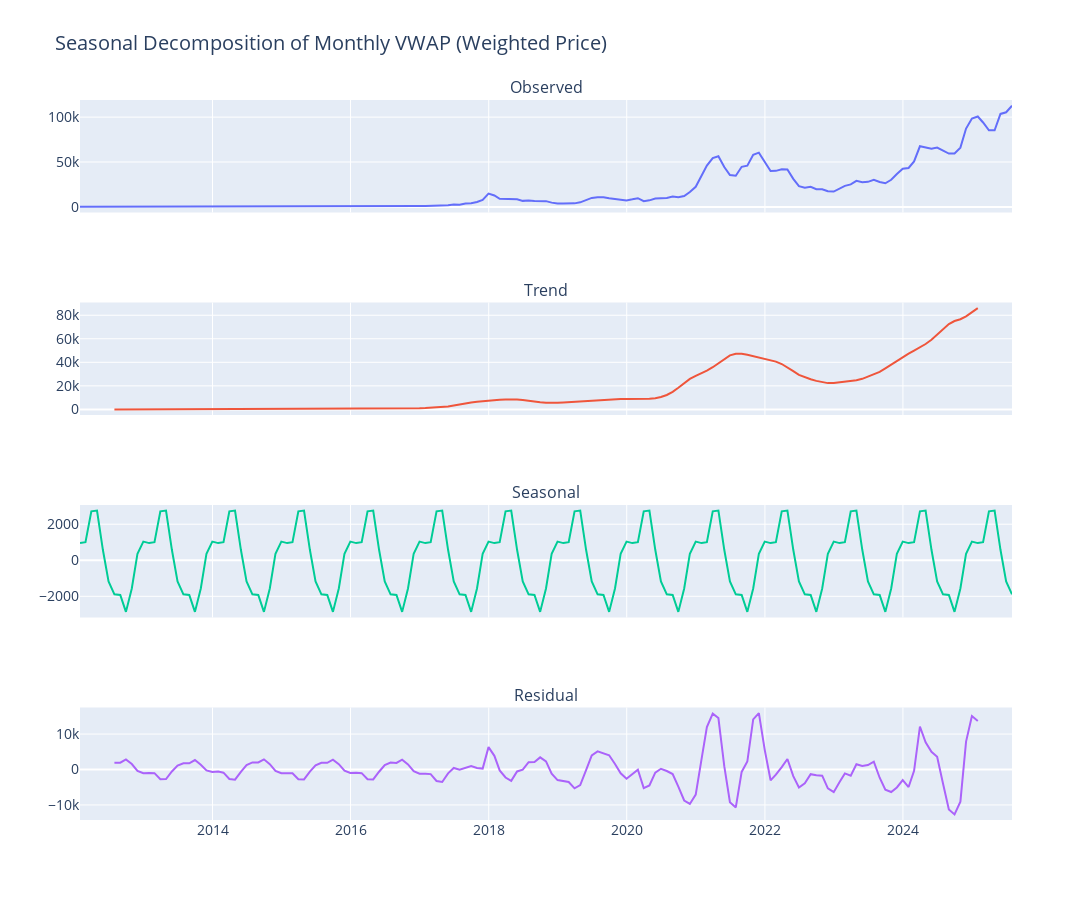

The cell this chart's notebook holds for it:
### Markdown cell above
## Seasonal Decomposition

### Code cell
result = sm.tsa.seasonal_decompose(df_month['Weighted_Price'], model='additive', period=12)

print("Dickey–Fuller test: p=%f" % sm.tsa.stattools.adfuller(df_month['Weighted_Price'])[1])

fig = make_subplots(rows=4, cols=1, shared_xaxes=True,
                    subplot_titles=['Observed', 'Trend', 'Seasonal', 'Residual'])

fig.add_trace(go.Scatter(x=result.observed.index, y=result.observed, name='Observed'), row=1, col=1)
fig.add_trace(go.Scatter(x=result.trend.index,    y=result.trend,    name='Trend'),    row=2, col=1)
fig.add_trace(go.Scatter(x=result.seasonal.index, y=result.seasonal, name='Seasonal'), row=3, col=1)
fig.add_trace(go.Scatter(x=result.resid.index,    y=result.resid,    name='Residual'), row=4, col=1)

fig.update_layout(
    height=900, width=1100,
    title_text="Seasonal Decomposition of Monthly VWAP (Weighted Price)",
    showlegend=False,
    font=dict(size=14)
)
fig.show()

### Figure 1 — Plotly figure (JSON) as saved in the notebook; plotly's stock layout.template omitted (floating-point values rounded to 4 significant figures; data arrays with more than 128 entries replaced by an {"elided": "..."} marker saying what was removed)
{"data": [{"name": "Observed", "type": "scatter", "x": {"elided": "163 str values"}, "xaxis": "x", "y": {"elided": "163 float values"}, "yaxis": "y"}, {"name": "Trend", "type": "scatter", "x": {"elided": "163 str values"}, "xaxis": "x2", "y": {"elided": "163 float values"}, "yaxis": "y2"}, {"name": "Seasonal", "type": "scatter", "x": {"elided": "163 str values"}, "xaxis": "x3", "y": {"elided": "163 float values"}, "yaxis": "y3"}, {"name": "Residual", "type": "scatter", "x": {"elided": "163 str values"}, "xaxis": "x4", "y": {"elided": "163 float values"}, "yaxis": "y4"}], "layout": {"annotations": [{"font": {"size": 16}, "showarrow": false, "text": "Observed", "x": 0.5, "xanchor": "center", "xref": "paper", "y": 1, "yanchor": "bottom", "yref": "paper"}, {"font": {"size": 16}, "showarrow": false, "text": "Trend", "x": 0.5, "xanchor": "center", "xref": "paper", "y": 0.7188, "yanchor": "bottom", "yref": "paper"}, {"font": {"size": 16}, "showarrow": false, "text": "Seasonal", "x": 0.5, "xanchor": "center", "xref": "paper", "y": 0.4375, "yanchor": "bottom", "yref": "paper"}, {"font": {"size": 16}, "showarrow": false, "text": "Residual", "x": 0.5, "xanchor": "center", "xref": "paper", "y": 0.1562, "yanchor": "bottom", "yref": "paper"}], "font": {"size": 14}, "height": 900, "showlegend": false, "title": {"text": "Seasonal Decomposition of Monthly VWAP (Weighted Price)"}, "width": 1100, "xaxis": {"anchor": "y", "autorange": true, "domain": [0, 1], "matches": "x4", "range": ["2012-01-31", "2025-07-31"], "showticklabels": false, "type": "date"}, "xaxis2": {"anchor": "y2", "autorange": true, "domain": [0, 1], "matches": "x4", "range": ["2012-01-31", "2025-07-31"], "showticklabels": false, "type": "date"}, "xaxis3": {"anchor": "y3", "autorange": true, "domain": [0, 1], "matches": "x4", "range": ["2012-01-31", "2025-07-31"], "showticklabels": false, "type": "date"}, "xaxis4": {"anchor": "y4", "autorange": true, "domain": [0, 1], "range": ["2012-01-31", "2025-07-31"], "type": "date"}, "yaxis": {"anchor": "x", "autorange": true, "domain": [0.8438, 1], "range": [-6263.0, 119100.0], "type": "linear"}, "yaxis2": {"anchor": "x2", "autorange": true, "domain": [0.5625, 0.7188], "range": [-4772.0, 90830.0], "type": "linear"}, "yaxis3": {"anchor": "x3", "autorange": true, "domain": [0.2812, 0.4375], "range": [-3176.0, 3067.0], "type": "linear"}, "yaxis4": {"anchor": "x4", "autorange": true, "domain": [0, 0.1562], "range": [-14240.0, 17490.0], "type": "linear"}}}
